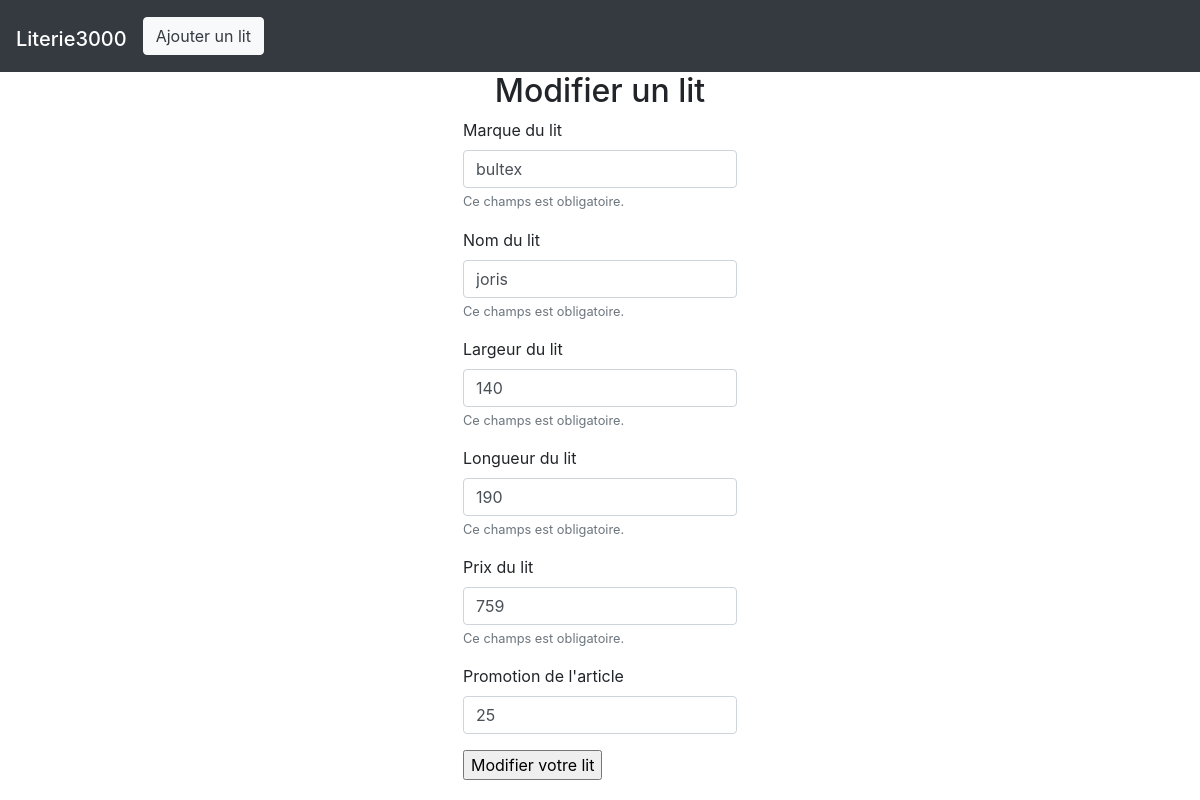
Screenshot of /updatebed.php?nomLit=joris with the database file from the repository.
### tables this page shows
CREATE TABLE `lit` (
  `id` int(11) NOT NULL AUTO_INCREMENT,
  `nom` varchar(50) NOT NULL,
  `marque` varchar(50) NOT NULL,
  `largeur` int(11) NOT NULL,
  `longueur` int(11) NOT NULL,
  `prix` int(11) NOT NULL,
  `promotion` int(11) DEFAULT NULL,
  PRIMARY KEY (`id`)
);

### updatebed.php (the view, shortened to what this page needs)
<?php
$dsn = "mysql:host=localhost;dbname=literie";
$db = new PDO($dsn, "root", "");
$nomFromURL = $_GET['nomLit'];
$lol = $db->query(" SELECT * FROM lit WHERE nom = '$nomFromURL' ");
$lit = $lol->fetch();
include("templates/header.php")
?>
<div class="container">
    <h2>Modifier un lit</h2>
    <form action="" method="post">
        <div class="form-group">
            <label for="inputMarque">Marque du lit</label>
            <input type="text" class="form-control" name="marque" id="inputMarque" value=<?= $lit["marque"] ?>>
            <small id="emailHelp" class="form-text text-muted">Ce champs est obligatoire.</small>
        </div>
        <div class="form-group">
            <label for="inputMarque">Nom du lit</label>
            <input type="text" class="form-control" name="nom" id="inputNom" value=<?= $lit["nom"] ?>>
            <small id="emailHelp" class="form-text text-muted">Ce champs est obligatoire.</small>
        </div>
        <div class="form-group">
            <label for="inputLargeur">Largeur du lit</label>
            <input type="text" class="form-control" name="largeur" id="inputLargeur" value=<?= $lit["largeur"] ?>>
            <small id="emailHelp" class="form-text text-muted">Ce champs est obligatoire.</small>
        </div>
        <div class="form-group">
            <label for="inputLongueur">Longueur du lit</label>
            <input type="text" class="form-control" name="longueur" id="inputLongueur" value=<?= $lit["longueur"] ?>>
            <small id="emailHelp" class="form-text text-muted">Ce champs est obligatoire.</small>
        </div>
        <div class="form-group">
            <label for="inputPrix">Prix du lit</label>
            <input type="text" class="form-control" name="prix" id="inputPrix" value=<?= $lit["prix"] ?>>
            <small id="emailHelp" class="form-text text-muted">Ce champs est obligatoire.</small>
        </div>
        <div class="form-group">
            <label for="inputPromotion">Promotion de l'article</label>
            <input type="text" class="form-control" name="promotion" id="inputPromotion" value=<?= $lit["promotion"] ?>>
        </div>
        <input type="submit" value="Modifier votre lit">
    </form>
</div>
<?php
include("templates/footer.php")
?>

### css/main.css (style rules this page uses)
* { box-sizing: border-box; }
.container { display: flex; flex-direction: column; justify-content: center; align-items: center; }

### rows the page displays
lit: marque "bultex", nom "joris", largeur "140", longueur "190", prix "759", promotion "25"
